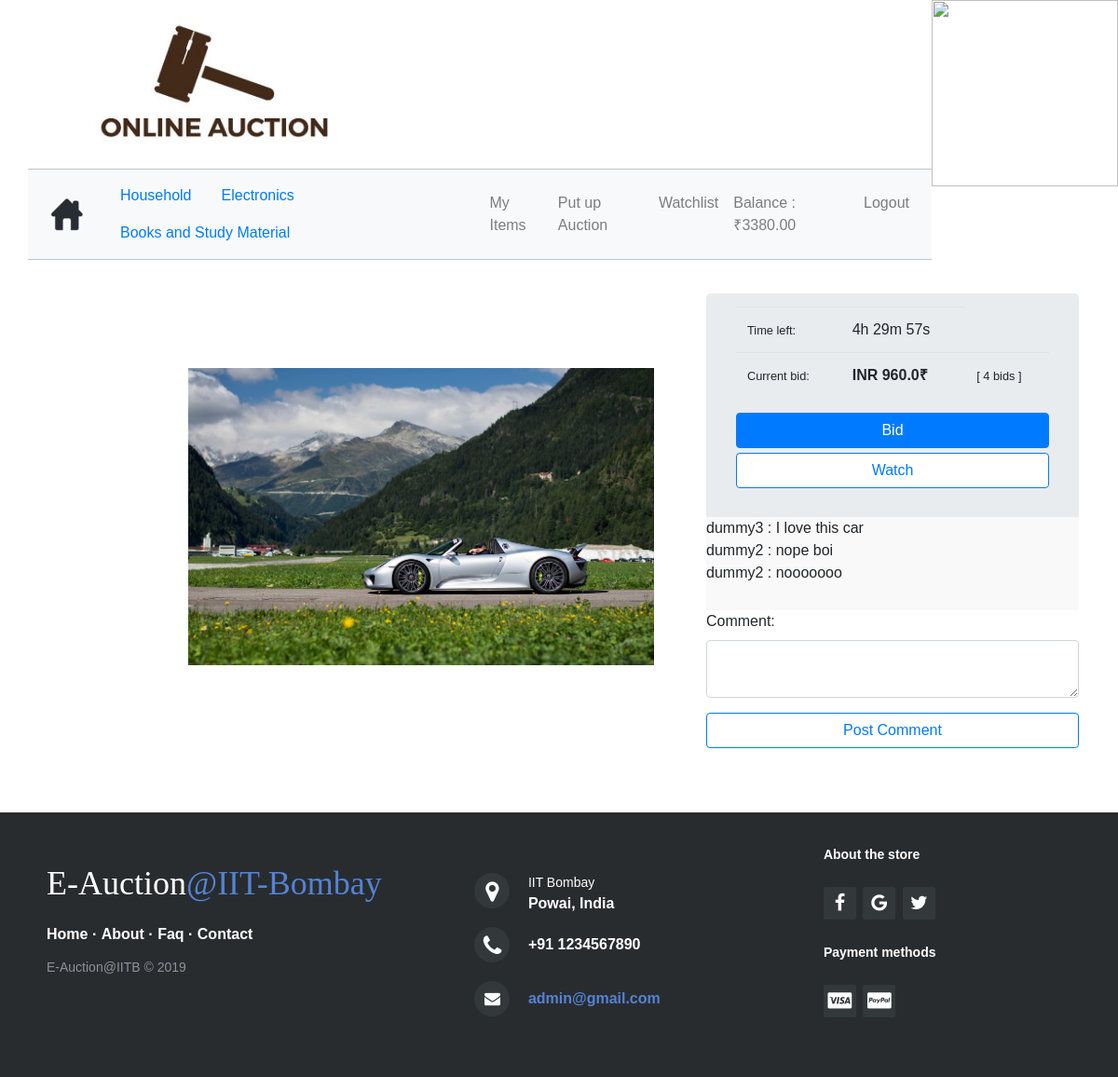
Page /website/bid/6/ (signed in) on the committed database.
### website/models.py (models this page shows, shortened)
class User(models.Model):
	username = models.CharField(max_length=45)
	password = models.CharField(max_length=45)
	email = models.EmailField()
	balance = models.DecimalField(max_digits=6, decimal_places=2)
	firstname = models.CharField(max_length=56)
	lastname = models.CharField(max_length=45)
	cellphone = models.CharField(max_length=14)
	address = models.CharField(max_length=255)
	town = models.CharField(max_length=45)
	post_code = models.CharField(max_length=45)
	country = models.CharField(max_length=45)

class Auction(models.Model):
	product_id = models.ForeignKey(Product, on_delete=models.CASCADE)
	user_id = models.ForeignKey(User, on_delete=models.CASCADE)
	base_price = models.IntegerField()
	number_of_bids = models.IntegerField()
	time_starting = models.DateTimeField()
	time_ending = models.DateTimeField()

class Product(models.Model):
	CATEGORIES = (
		('HH','Household'),
		('EL','Electronics'),
		('BS','Books and Study Material')
	)
	title = models.CharField(max_length=255)
	description = models.CharField(max_length=500)
	base_price = models.IntegerField()
	time_starting = models.DateTimeField()
	category = models.CharField(
		max_length=2,
		choices=CATEGORIES
	)
	image = models.ImageField(upload_to='images/')
	date_posted = models.DateTimeField(auto_now_add=True, blank=True)

class Chat(models.Model):
	auction_id = models.ForeignKey(Auction, on_delete=models.CASCADE)
	user_id = models.ForeignKey(User, on_delete=models.CASCADE)
	message = models.TextField()
	time_sent = models.DateTimeField()

### website/views.py (the view)
# urls.py: path('bid/<int:auction_id>/', views.bid_page, name='bid_page'),
def bid_page(request, auction_id):
    print(type(auction_id))
    try:
        if request.session['username']:
            auction = Auction.objects.filter(id=auction_id)
            if auction[0].time_starting > timezone.now():
                return index(request)
            user = User.objects.filter(username=request.session['username'])
            stats = []
            time_left, expired = remaining_time(auction[0])
            stats.append(time_left) # First element in stats list
            current_cost = auction[0].base_price + auction[0].number_of_bids * auction[0].base_price * 0.05
            current_cost = "%0.1f" % current_cost
            stats.append(current_cost)
            if expired < 0: # if auction ended append false.
                stats.append(False)
            else:
                stats.append(True)
            latest_bid = Bid.objects.filter(auction_id = auction_id).order_by('-bid_time')
            if latest_bid:
                winner = User.objects.filter(id=latest_bid[0].user_id.id)
                stats.append(winner[0].username)
            else:
                stats.append(None)
            chat = Chat.objects.filter(auction_id = auction_id).order_by('time_sent')
            stats.append(chat)
            w = Watchlist.objects.filter(user_id=user[0])
            watchlist = Auction.objects.none()
            for item in w:
                a = Auction.objects.filter(id=item.auction_id.id)
                watchlist = list(chain(watchlist, a))
            return render(request, 'bid.html',
            {
                'auction': auction[0],
                'user': user[0],
                'stats': stats,
                'watchlist':watchlist
            })
    except KeyError:
        return index(request)
    return index(request)

### website/transactions.py (called while the page is built)
def remaining_time(auction):
    time_left = make_naive(auction.time_ending) - datetime.now()            # timezone.now is supposed to be UTC time
    days, seconds = time_left.days, time_left.seconds
    hours = days * 24 + seconds // 3600
    minutes = (seconds % 3600) // 60
    seconds = seconds % 60
    time_left = str(hours) + "h " + str(minutes) + "m " + str(seconds) + "s"
    expired = days
    return time_left, expired

### website/templates/bid.html (shortened to what this page needs)
<!DOCTYPE html>
<html>
<head>
    <link rel="stylesheet" type="text/css" href="/static/css/bid.css">
</head>
<body>
{% extends 'index.html' %}
{% block body %}
<div id="bid-flexbox" class="d-flex flex-row">
    <div class="p-2"><img id="preview_product" src="/media/{{ auction.product_id.image }}" /></div>
    <div class="p-2">
        <div id="bidding" class="jumbotron">
            <div id="bid_table">
            <table  class="table table-borderless">
                <tbody>
                    <tr>
                        {% if stats.2 %}
                        <td><small>Time left:</small></td>
                        <td>{{ stats.0 }}</td>
                        {% else %}
                        <p>Auction Ended! The winner is : {{ stats.3 }}</p>
                        {% endif %}
                    </tr>
                    <tr>
                        <td><small>Current bid:</small></td>
                        <td><b>INR {{stats.1}}₹</b></td>
                        <td><small>[ {{ auction.number_of_bids }} bids ]</small></td>
                    </tr>
                </tbody>
            </table>
            </div>
            {% if stats.2 %}
            <div>
                <button type="button" id="b_button" class="btn btn-primary" onclick="location.href='/website/bid/{{auction.id}}/raise_bid'">Bid</button>
            </div>
            {% endif %}
            <div>
                <button type="button" id="w_button" class="btn btn-outline-primary watch_button" onclick="location.href='/website/watchlist/{{auction.id}}'">
                    {% load custom_tags %}
                    {% if watchlist %}
                        {% if watchlist|search:auction.id%}
                            Unwatch
                        {% else %}
                            Watch
                        {% endif %}
                    {% else %}
                        Watch
                    {% endif %}
                </button>
            </div>
        </div>
        <div id="comments">
            {% for c in stats.4 %}
            {{ c.user_id.username }} : {{ c.message }}<br>
            {% endfor %}
        </div>
        <form method="post" action="/website/bid/{{auction.id}}/comment/">{% csrf_token %}
        <div class="form-group">
            <label for="comment">Comment:</label>
            <textarea class="form-control" rows="2" id="comment" name="comment"></textarea>
        </div>
        <button id="post_button" type="submit" class="btn btn-outline-primary">Post Comment</button>
        </form>
    </div>
</div>
{% endblock %}

### website/templates/home.html (shortened to what this page needs)
<!DOCTYPE html>
<html>
<head>
</head>
<body>
    <li class="nav-item">
        <a class="nav-link" href="/website/my_items/">My Items</a>
    </li>
    <li class="nav-item">
        <a class="nav-link" href="/website/sell_item/">Put up Auction</a>
    </li>
    <li class="nav-item">
        <a class="nav-link" href="/website/watchlist/">Watchlist</a>
    </li>
    <li class="nav-item open-modal">
        <a class="nav-link" href="/website/balance/">Balance : ₹{{ user.balance }}</a>
    </li>
    <li class="nav-item">
        <a class="nav-link" href="/website/logout/">Logout</a>
    </li>
</body>
</html>

### website/static/css/bid.css (style rules this page uses)
#preview_product { max-height: 500px; max-width: 500px; margin-top: 80px; margin-right: 40px; }
#comments { background: #f9f9f9; width: 400px; height: 100px; overflow-y: scroll; }
#bid-flexbox { margin-top: 20px; }
#b_button { width: 100%; }
#w_button { width: 100%; margin-top: 5px; background: white; }
#bid_table { margin-top: -50px; }
#bidding { height: 65%; margin-bottom: 20px; }
#comments { margin-top: -80px; }
#post_button { width: 100%; }

### website/static/css/modal.css (style rules this page uses)
body { font-family: 'Barlow Semi Condensed', sans-serif; }

### rows in the picture
User: balance "3380.00"
Auction: product_id.image (picture), number_of_bids "4"
Chat: user_id.username "dummy3", message "I love this car"
Chat: user_id.username "dummy2", message "nope boi"
Chat: user_id.username "dummy2", message "nooooooo"

### other values in the picture
{{ stats.0 }} "4h 29m 57s"
{{ stats.1 }} "960.0"
